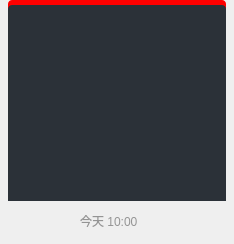
<?xml version="1.0" encoding="UTF-8"?>
<ui version="4.0">
 <class>Shrinkage_page</class>
 <widget class="QWidget" name="Shrinkage_page">
  <property name="geometry">
   <rect>
    <x>0</x>
    <y>0</y>
    <width>234</width>
    <height>244</height>
   </rect>
  </property>
  <property name="windowTitle">
   <string>Form</string>
  </property>
  <widget class="QWidget" name="widget" native="true">
   <property name="geometry">
    <rect>
     <x>8</x>
     <y>0</y>
     <width>218</width>
     <height>201</height>
    </rect>
   </property>
   <property name="styleSheet">
    <string notr="true">background-color: rgb(255, 0, 0);
border-radius:4px;</string>
   </property>
   <widget class="QWidget" name="widget_2" native="true">
    <property name="geometry">
     <rect>
      <x>0</x>
      <y>5</y>
      <width>218</width>
      <height>201</height>
     </rect>
    </property>
    <property name="styleSheet">
     <string notr="true">background-color: rgba(43, 49, 56, 1);</string>
    </property>
   </widget>
  </widget>
  <widget class="QLabel" name="label">
   <property name="geometry">
    <rect>
     <x>80</x>
     <y>210</y>
     <width>71</width>
     <height>22</height>
    </rect>
   </property>
   <property name="styleSheet">
    <string notr="true">color: rgb(148, 148, 148);</string>
   </property>
   <property name="text">
    <string>今天 10:00</string>
   </property>
  </widget>
 </widget>
 <resources/>
 <connections/>
</ui>
